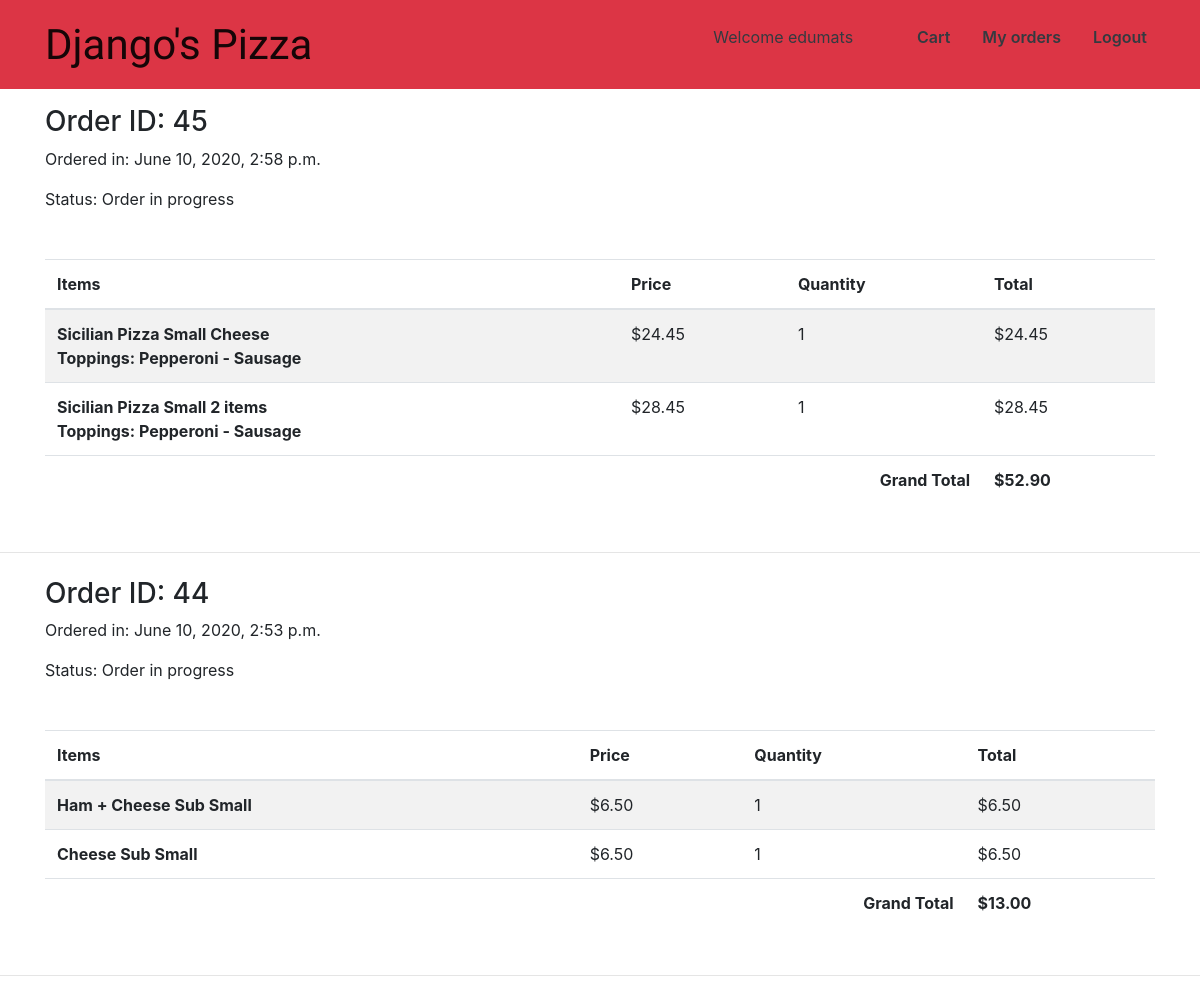
Page /my-orders/ (signed in, upper part) on the earlier database version.
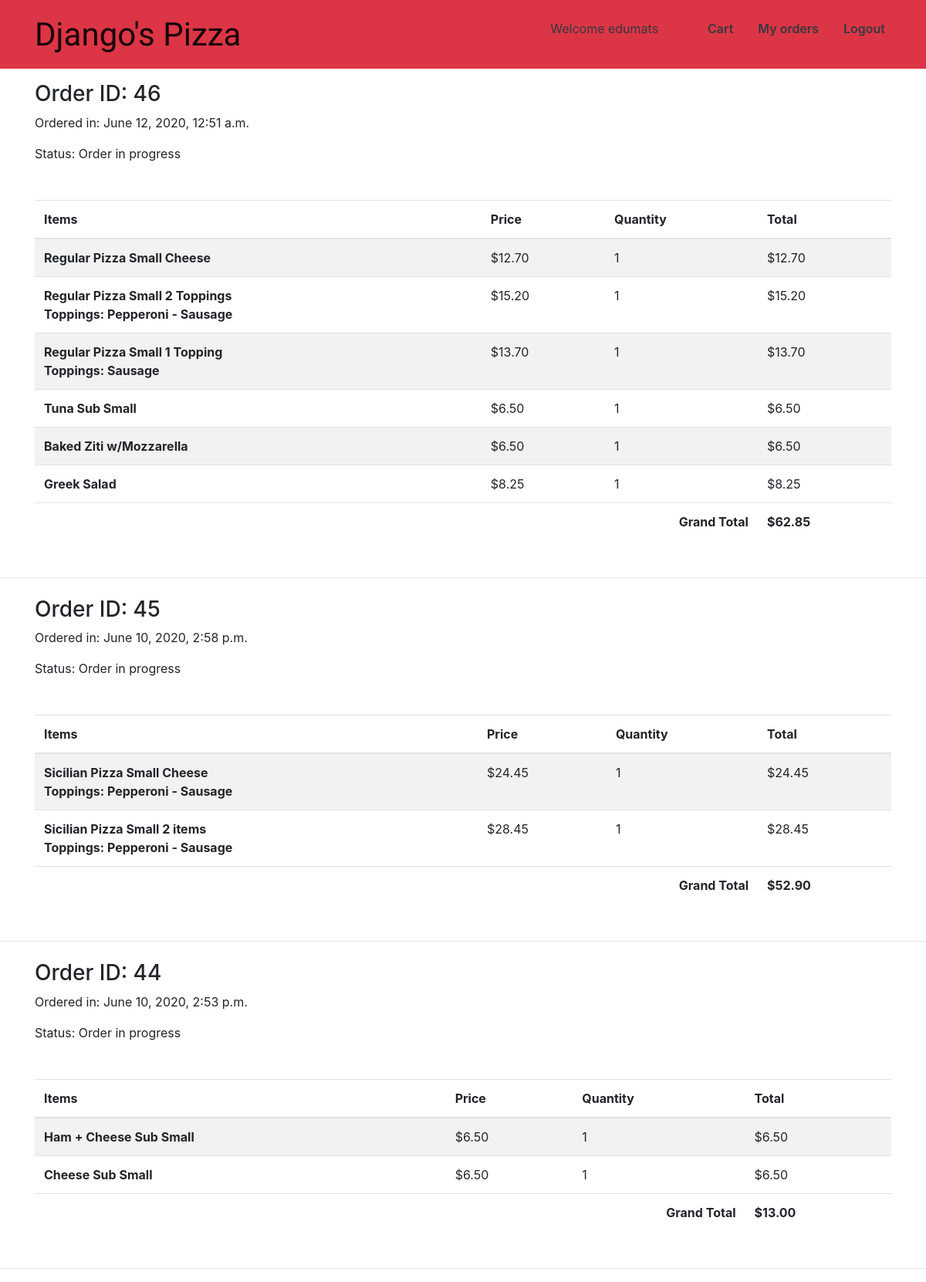
Same page on the later database version.
### carts/models.py (models this page shows, shortened)
class Cart(models.Model):
    user = models.ForeignKey(
        get_user_model(),
        on_delete=models.CASCADE,
    )
    items = models.ManyToManyField('CartItem', related_name='cart_items')
    created = models.DateTimeField(auto_now_add=True)
    ordered = models.BooleanField(default=False)
    completed = models.BooleanField(default=False)
    def get_total(self):
        total = 0
        for order_item in self.items.all():
            total += order_item.get_total_price()
        return total

class CartItem(models.Model):
    item = models.ForeignKey('orders.Product', on_delete=models.CASCADE, related_name='products')
    sub_toppings = models.ManyToManyField('orders.SubTopping', related_name='subs', blank=True)
    pizza_toppings = models.ManyToManyField('orders.PizzaTopping', related_name='pizzas', blank=True)
    created = models.DateTimeField(auto_now_add=True)
    quantity = models.PositiveIntegerField(default=1, validators=[MinValueValidator(1), MaxValueValidator(200)])
    def get_total_price(self):
        if self.sub_toppings.exists():
            return (self.item.price + sum([topping.price for topping in self.sub_toppings.all()])) * self.quantity
        return self.quantity * self.item.price
    def get_price(self):
        if self.sub_toppings.exists():
            return (self.item.price + sum([topping.price for topping in self.sub_toppings.all()]))
        else:
            return self.item.price
    def get_toppings(self):
        if self.sub_toppings.exists():
            return f"Toppings: {' - '.join([str(topping) for topping in self.sub_toppings.all()])}"
        elif self.pizza_toppings.exists():
            return f"Toppings: {' - '.join([str(topping) for topping in self.pizza_toppings.all()])}"
        else:
            return ""

### orders/models.py (models this page shows, shortened)
class Product(models.Model):
    name = models.CharField(max_length=100, blank=True)
    price = models.DecimalField(max_digits=6, decimal_places=2)
    slug = models.SlugField(max_length=120, unique=True)
    description = models.CharField(max_length=500, blank=True)
    created = models.DateTimeField(auto_now_add=True)
    objects = InheritanceManager()
    def __str__(self):
        return f"{self.name}"

class PizzaTopping(models.Model):
    name = models.CharField(max_length=70, help_text="Choose your toppings")
    def __str__(self):
        return f"{self.name}"

### orders/views.py (the view)
# urls.py: path("my-orders/", product_views.my_orders, name="my-orders"),
@login_required
def my_orders(request):
    user = request.user.get_username()
    context = {
        "orders": Cart.objects.filter(user__username=user, ordered=True).order_by('-id')
    }
    return render(request, "orders/my_orders.html", context)

### orders/models.py (called while the page is built)
    def __str__(self):
        return f"{self.name}"

### orders/templates/orders/my_orders.html (shortened to what this page needs)
{% extends "orders/layout.html" %}
{% block body %}
{% for item in orders %}
    <div class="container">
        <h3 class="mt-3">Order ID: {{ item.id }}</h3>
        <p>Ordered in: {{ item.created }}</p>
        {% if item.completed %}
            <p>Status: Order Completed</p>
        {% else %}
            <p>Status: Order in progress</p>
        {% endif %}
        <table class="table table-striped table-responsive-sm my-5">
            <thead>
                <tr>
                    <th scope="col">Items</th>
                    <th scope="col">Price</th>
                    <th scope="col">Quantity</th>
                    <th scope="col">Total</th>
                </tr>
            </thead>
            <tbody>
                {% for product in item.items.all %}
                    <tr>
                      <th scope="row">{{ product.item }} <br /> <span>{{ product.get_toppings }}</span></th>
                      <td>${{ product.get_price }}</td>
                      <td>{{ product.quantity }}</td>
                      <td>${{ product.get_total_price }}</td>
                    </tr>
                {% endfor %}
            </tbody>
            <tfoot>
                <tr>
                    <td colspan='3' class='text-right font-weight-bold'>Grand Total</td>
                    <td class='font-weight-bold'>${{ item.get_total }}</td>
                </tr>
            </tfoot>
        </table>
    </div>
    {% if not forloop.last %}
        <hr class="my-4">
    {% endif %}
{% endfor %}
{% endblock %}

### orders/templates/orders/layout.html (shortened to what this page needs)
{% load static %}
<!DOCTYPE html>
<html lang="en">
<head>
    <link rel="stylesheet" href="https://stackpath.bootstrapcdn.com/bootstrap/4.4.1/css/bootstrap.min.css">
    <link rel="stylesheet" type="text/css" href="{% static 'orders/styles.css' %}">
</head>
<body>
    <nav class="navbar navbar-expand-lg navbar-light bg-danger nav nav-masthead">
        <div class='container'>
            <a class="navbar-brand" href="{% url 'index' %}">Django's Pizza</a>
            <div class="collapse navbar-collapse" id="navbarSupportedContent">
                <div class="navbar-nav ml-auto">
                    {% if user.is_authenticated %}
                        <p class="p-2 text-dark mr-5">Welcome {{ user.username }}</p>
                        <a class="p-2 text-dark nav-link" href="{% url 'cart' %}">Cart</a>
                        <a class="p-2 text-dark nav-link" href="{% url 'my-orders' %}">My orders</a>
                        <a class="p-2 text-dark nav-link" href="{% url 'logout' %}">Logout</a>
                    {% else %}
                        <a class="p-2 text-dark nav-link" href="{% url 'cart' %}">Cart</a>
                        <a class="p-2 text-dark nav-link" href="{% url 'login' %}">Login</a>
                        <a class="p-2 text-dark nav-link" href="{% url 'register' %}">Register</a>
                    {% endif %}
                </div>
            </div>
        </div>
    </nav>
    <main>
        {% block body %}
        {% endblock %}
    </main>
</body>
</html>

### orders/static/orders/styles.css (style rules this page uses)
main { min-height: 58vh; }
.navbar-brand { font-family: 'Kaushan Script', cursive; font-size: 3.5vw; }
.nav-masthead .nav-link { padding: .25rem 0; font-weight: 600; color: rgba(255, 255, 255, .5); background-color: transparent; border-bottom: .25rem solid transparent; }
.nav-masthead .nav-link + .nav-link { margin-left: 1rem; }

Differences in the rows shown:
added Cart: id "46", created "June 12, 2020, 12:51 a.m.", completed "Status: Order in progress", get_total "62.85"
added CartItem: item "Regular Pizza Small Cheese", get_price "12.70", quantity "1", get_total_price "12.70", shown under "46"
added CartItem: item "Regular Pizza Small 2 Toppings", get_toppings "Toppings: Pepperoni - Sausage", get_price "15.20", quantity "1", get_total_price "15.20", shown under "46"
added CartItem: item "Regular Pizza Small 1 Topping", get_toppings "Toppings: Sausage", get_price "13.70", quantity "1", get_total_price "13.70", shown under "46"
added CartItem: item "Tuna Sub Small", get_price "6.50", quantity "1", get_total_price "6.50", shown under "46"
added CartItem: item "Baked Ziti w/Mozzarella", get_price "6.50", quantity "1", get_total_price "6.50", shown under "46"
added CartItem: item "Greek Salad", get_price "8.25", quantity "1", get_total_price "8.25", shown under "46"
